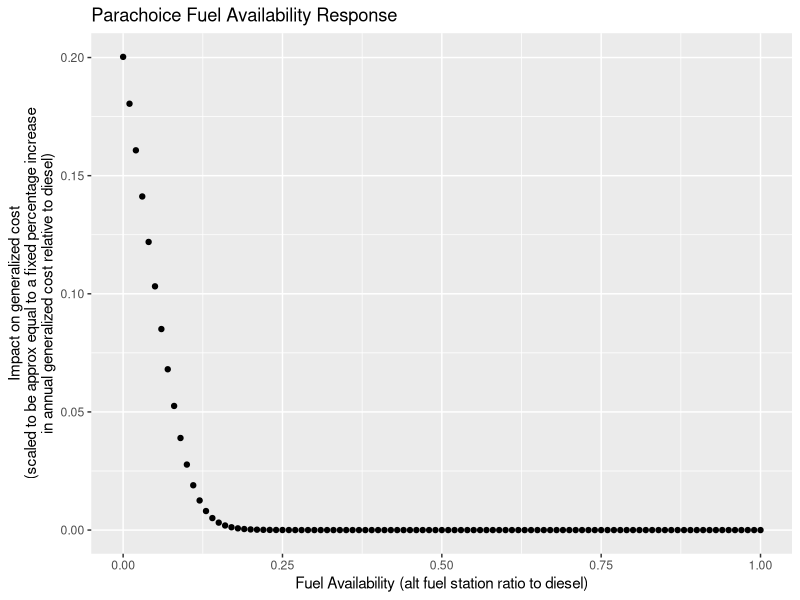

Reproduce this figure in R.
library(tidyverse)

# Parachoice's Fuel Availability Response
# implemented as coefficient to logit, equivalent to ASC in utility of logit
theta_infrasav <- function(FA) {
  1/(1+exp(-((FA-0.1)/0.02)))
}

FA <- seq(0,1,0.01)
ParachoiceFAR <- FA %>%
  bind_cols(FA %>% map(theta_infrasav) %>% unlist()) %>%
  rename(FA = ...1, theta_infrasav = ...2) %>%
  mutate(lnthetadivnegbeta = log(theta_infrasav)/(-25))

ParachoiceFAR %>% View()

ParachoiceFAR %>%
  ggplot() +
  geom_point(aes(x = FA, y = lnthetadivnegbeta)) +
  labs(x = "Fuel Availability (alt fuel station ratio to diesel)",
       y = "Impact on generalized cost\n(scaled to be approx equal to a fixed percentage increase\nin annual generalized cost relative to diesel)",
       title = "Parachoice Fuel Availability Response")

